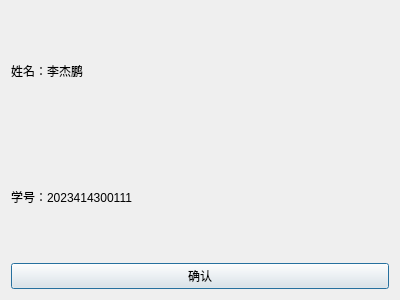
<?xml version="1.0" encoding="UTF-8"?>
<ui version="4.0">
 <class>AboutDialog</class>
 <widget class="QDialog" name="AboutDialog">
  <property name="geometry">
   <rect>
    <x>0</x>
    <y>0</y>
    <width>400</width>
    <height>300</height>
   </rect>
  </property>
  <property name="windowTitle">
   <string>Dialog</string>
  </property>
  <layout class="QHBoxLayout" name="horizontalLayout_2">
   <item>
    <layout class="QVBoxLayout" name="verticalLayout">
     <item>
      <widget class="QLabel" name="label_2">
       <property name="text">
        <string>姓名：李杰鹏</string>
       </property>
      </widget>
     </item>
     <item>
      <widget class="QLabel" name="label_3">
       <property name="text">
        <string>学号：2023414300111</string>
       </property>
      </widget>
     </item>
     <item>
      <widget class="QPushButton" name="btnOK">
       <property name="text">
        <string>确认</string>
       </property>
      </widget>
     </item>
    </layout>
   </item>
  </layout>
 </widget>
 <resources/>
 <connections/>
</ui>
